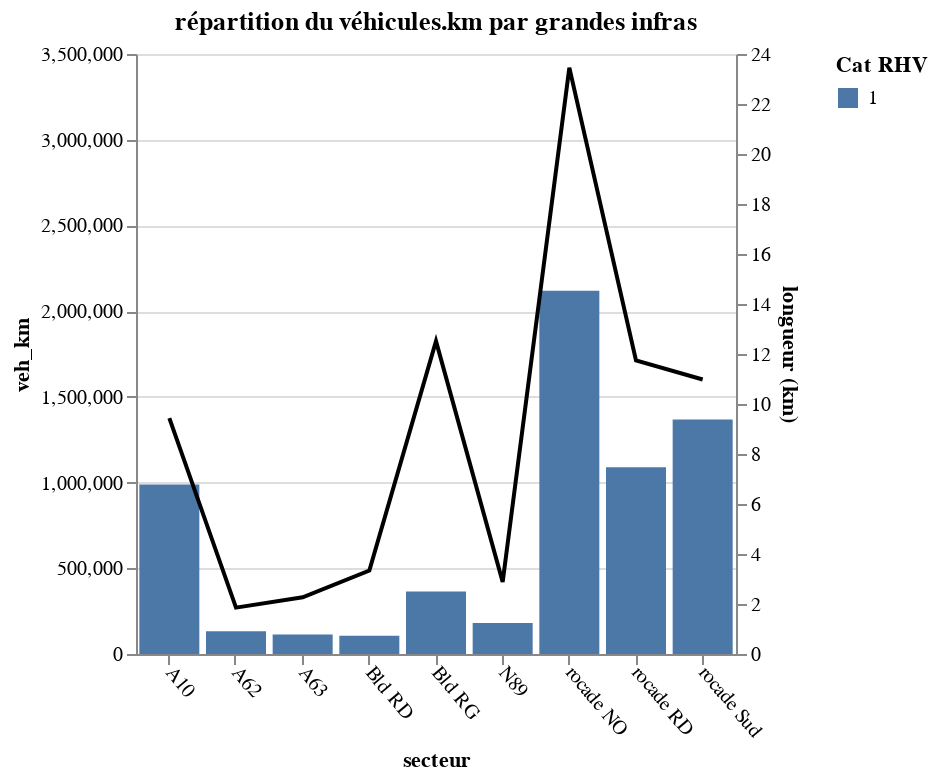

This figure's notebook cell:
### Code cell
(chartVehKmGI+chartLongueurGI).resolve_scale(y='independent')

### Figure 1 — Vega-Lite specification as saved in the notebook (floating-point values rounded to 4 significant figures)
{"config": {"view": {"continuousWidth": 400, "continuousHeight": 300}}, "layer": [{"mark": "bar", "encoding": {"color": {"type": "nominal", "field": "cat_rhv_simplifiee", "title": "Cat RHV"}, "order": {"type": "nominal", "field": "cat_rhv_simplifiee"}, "x": {"type": "nominal", "axis": {"labelAngle": 50}, "field": "nom_sect", "title": "secteur"}, "y": {"type": "quantitative", "field": "veh_km", "scale": {"domain": [0, 3500000]}}}, "title": "répartition du véhicules.km par grandes infras", "width": 300}, {"mark": {"type": "line", "color": "black"}, "encoding": {"x": {"type": "nominal", "axis": {"labelAngle": 50}, "field": "nom_sect", "title": "secteur"}, "y": {"type": "quantitative", "field": "longueur", "title": "longueur (km)"}}, "title": "répartition du véhicules.km par grandes infras", "width": 300}], "data": {"name": "data-a51966bc2c11114e4c92a20a78d09f00"}, "resolve": {"scale": {"y": "independent"}}, "$schema": "https://vega.github.io/schema/vega-lite/v4.8.1.json", "datasets": {"data-a51966bc2c11114e4c92a20a78d09f00": [{"nom_sect": "Bld RD", "cat_rhv_simplifiee": "1", "veh_km": 106400.0, "longueur": 3.34}, {"nom_sect": "Bld RG", "cat_rhv_simplifiee": "1", "veh_km": 365100.0, "longueur": 12.51}, {"nom_sect": "A10", "cat_rhv_simplifiee": "1", "veh_km": 989200.0, "longueur": 9.437}, {"nom_sect": "N89", "cat_rhv_simplifiee": "1", "veh_km": 180800.0, "longueur": 2.878}, {"nom_sect": "rocade RD", "cat_rhv_simplifiee": "1", "veh_km": 1089000.0, "longueur": 11.74}, {"nom_sect": "A62", "cat_rhv_simplifiee": "1", "veh_km": 132700.0, "longueur": 1.855}, {"nom_sect": "A63", "cat_rhv_simplifiee": "1", "veh_km": 113100.0, "longueur": 2.268}, {"nom_sect": "rocade Sud", "cat_rhv_simplifiee": "1", "veh_km": 1368000.0, "longueur": 10.98}, {"nom_sect": "rocade NO", "cat_rhv_simplifiee": "1", "veh_km": 2119000.0, "longueur": 23.45}]}}
